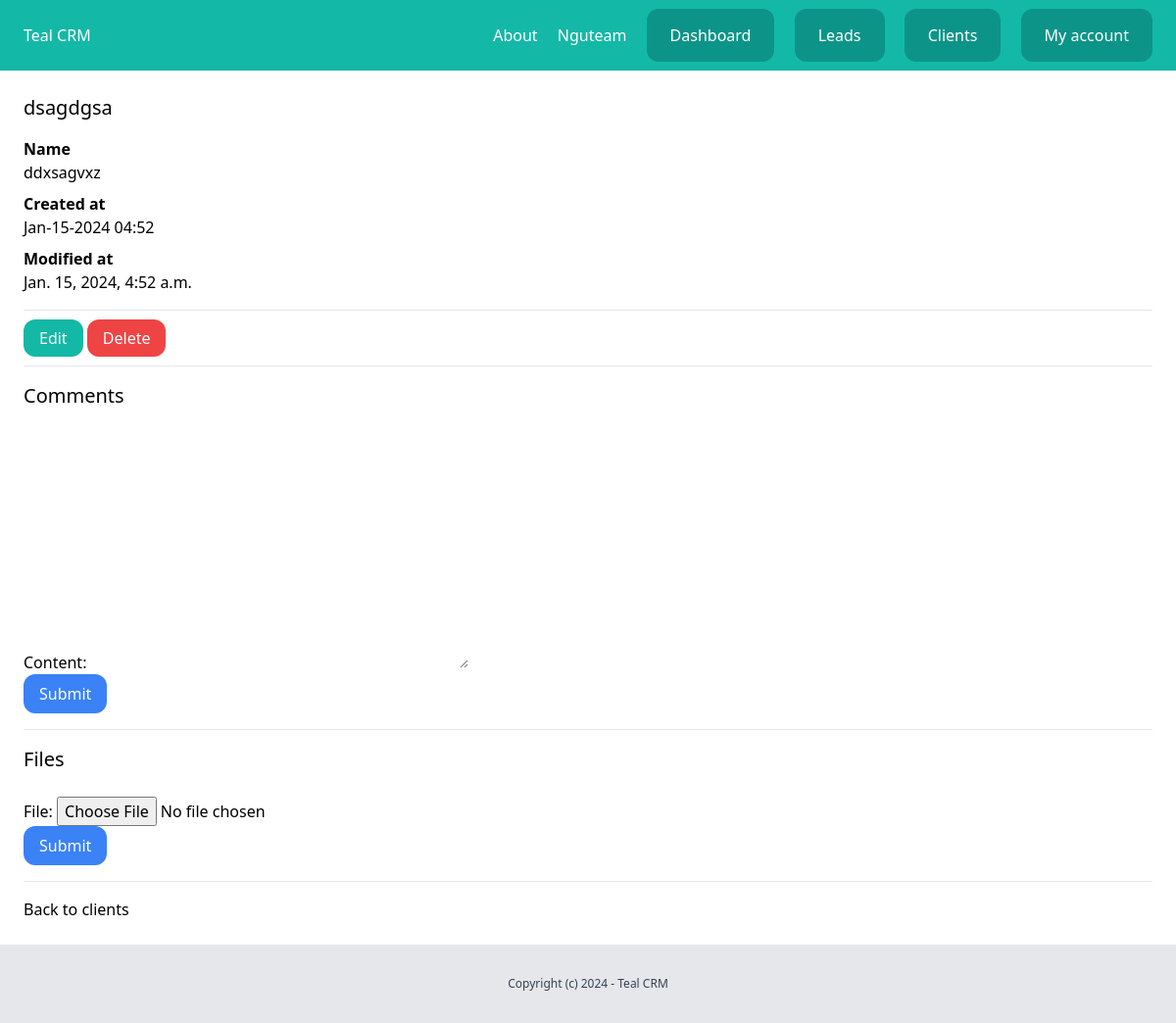
Before: /dashboard/clients/8/ (signed in) with the older database file.
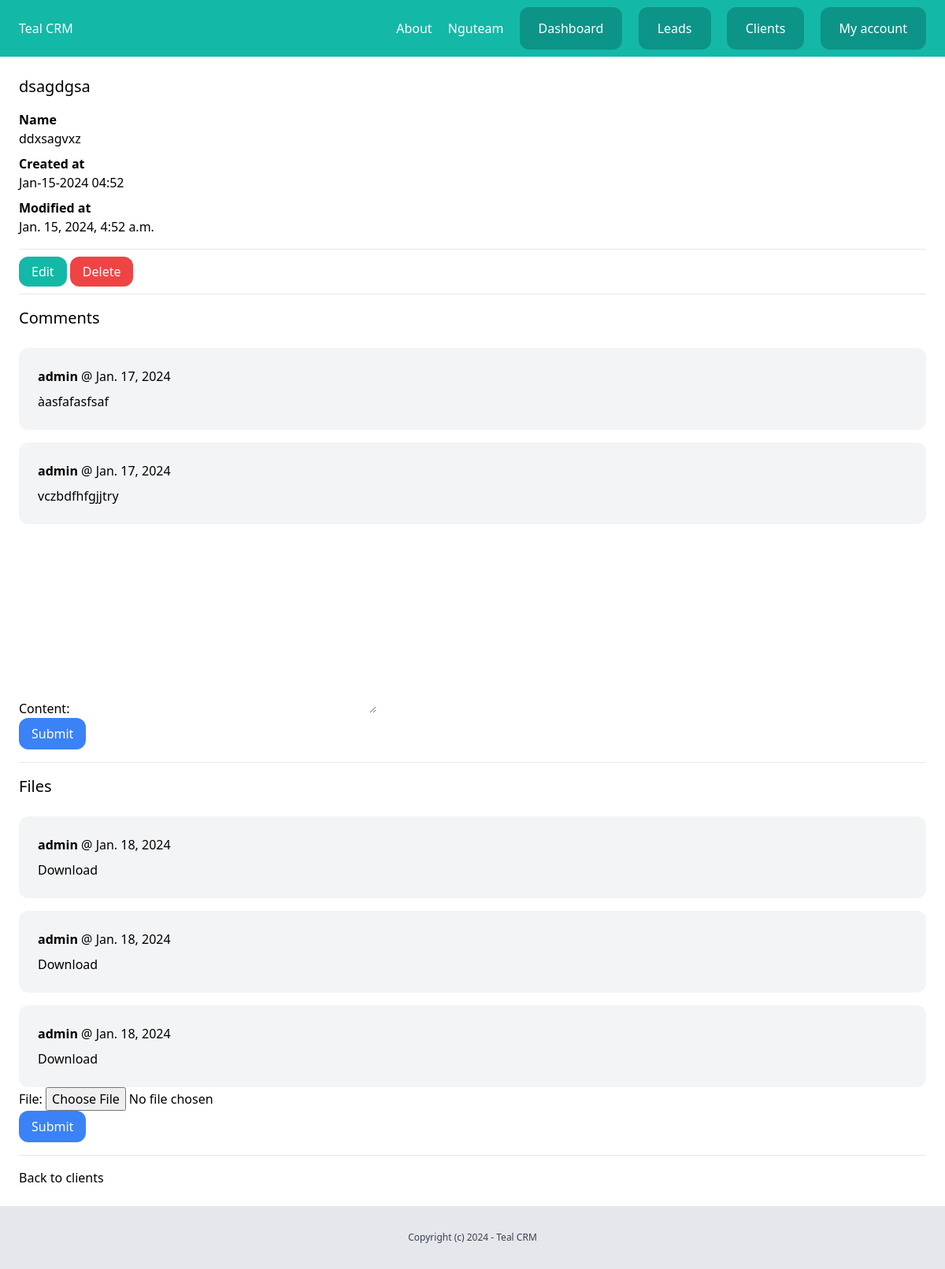
After: the same page with the newer database file.
### client/models.py (models this page shows, shortened)
class Comment(models.Model):
    team = models.ForeignKey(Team, related_name='client_comments', on_delete=models.CASCADE)
    client = models.ForeignKey(Client, related_name='comments', on_delete=models.CASCADE)
    content = models.TextField(blank=True, null=True)
    created_by = models.ForeignKey(User, related_name='client_comments', on_delete=models.CASCADE)
    created_at = models.DateField(auto_now_add=True)

class ClientFile(models.Model):
    team = models.ForeignKey(Team, related_name='client_files', on_delete=models.CASCADE)
    client = models.ForeignKey(Client, related_name='files', on_delete=models.CASCADE)
    file = models.FileField(upload_to='clientfiles')
    created_by = models.ForeignKey(User, related_name='client_files', on_delete=models.CASCADE)
    created_at = models.DateField(auto_now_add=True)

### client/views.py (the view)
# urls.py: path('<int:pk>/', views.client_detail, name="detail"),
@login_required
def client_detail(request, pk):
    client = get_object_or_404(Client, created_by=request.user, id=pk)
    if request.method == 'POST':
        form = AddCommentForm(request.POST)
        if form.is_valid():
            comment = form.save(commit=False)
            comment.team = request.user.userprofile.active_team
            comment.created_by = request.user
            comment.client = client
            comment.save()
            return redirect('clients:detail', id=pk)
    else:
        form = AddCommentForm()
    return render(request, 'client/client_detail.html',{
        'client': client,
        'form': form,
        'fileform': AddFileForm(),
    })

### client/forms.py
class AddCommentForm(forms.ModelForm):
    class Meta:
        model = Comment
        fields = ('content', )

class AddFileForm(forms.ModelForm):
    class Meta:
        model = ClientFile
        fields = ('file', )

### team/context_processors.py (called while the page is built)
def active_team(request):
    if request.user.is_authenticated:
        if request.user.userprofile.active_team:
            active_team = request.user.userprofile.active_team
        else:
            active_team = Team.objects.filter(created_by=request.user)[0]
    else:
        active_team = None
    return {'active_team': active_team}

### client/templates/client/client_detail.html (shortened to what this page needs)
{% extends "core/base.html" %}
{% block content %}
<div class="py-6 px-6">
    <h1 class="mb-4 text-xl">{{ client.name }}</h1>
    {% if client.description %}
        <p class="font-semibold">Name</p>
        <p class="mb-2">{{client.description}}</p>
    {% endif %}
    <p class="font-semibold">Created at</p>
    <p class="mb-2">{{client.created_at|date:"M-d-Y H:i"}}</p>
    <p class="font-semibold">Modified at</p>
    <p>{{client.modified_at}}</p>
    <hr class="my-4">
        <a href="{% url 'clients:edit' client.id %}" class="py-2 px-4 rounded-xl bg-teal-500 text-white">Edit</a>
        <a href="{% url 'clients:delete' client.id %}" class="py-2 px-4 rounded-xl bg-red-500 text-white">Delete</a>
    <hr class="my-4">
    <h2 class="mb-6 text-xl">Comments</h2>
    <div class="space-y-4">
        {% for comment in client.comments.all %}
            <div class="bg-gray-100 p-6 rounded-xl">
                <p class="mb-2"><strong>{{ comment.created_by }}</strong> @ {{comment.created_at }}</p>
                {{ comment.content}}
            </div>
        {% endfor %}
    </div>
    <form method="post" action="{% url 'clients:add_comment' client.id %}">
        {{ form.as_p }}
        <button class="py-2 px-4 rounded-xl bg-blue-500 text-white">Submit</button>
    </form>
    <hr class="my-4">
    <h2 class="mb-6 text-xl">Files</h2>
    <div class="space-y-4">
        {% for file in client.files.all %}
        <div class="bg-gray-100 p-6 rounded-xl">
            <p class="mb-2"><strong>{{ file.created_by }}</strong> @ {{ file.created_at }}</p>
            <a href="{{ file.file.url  }}">Download</a>
        </div>
        {% endfor %}
    </div>
    <form method="post" action="{% url 'clients:add_file' client.id %}" enctype="multipart/form-data">
        {{ fileform.as_p }}
        <button class="py-2 px-4 rounded-xl bg-blue-500 text-white">Submit</button>
    </form>
    <hr class="my-4">
    <a href="{% url 'clients:list' %}">Back to clients</a>
</div>
{% endblock content %}

Changed rows visible on the page:
added Comment: created_by "admin", created_at "Jan. 17, 2024", content "àasfafasfsaf"
added Comment: created_by "admin", created_at "Jan. 17, 2024", content "vczbdfhfgjjtry"
added ClientFile: created_by "admin", created_at "Jan. 18, 2024"
added ClientFile: created_by "admin", created_at "Jan. 18, 2024"
added ClientFile: created_by "admin", created_at "Jan. 18, 2024"
